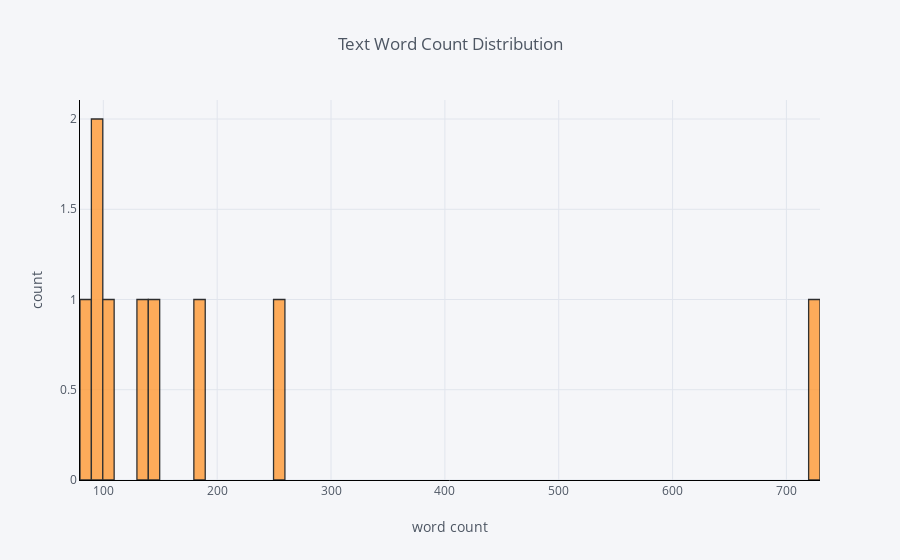

Notebook cell for this chart:
### Code cell
df['word_count'].iplot(
    kind='hist',
    bins=100,
    xTitle='word count',
    linecolor='black',
    yTitle='count',
    title='Text Word Count Distribution')

### Figure 1 — Plotly figure (JSON) as saved in the notebook; plotly's stock layout.template omitted (floating-point values rounded to 4 significant figures)
{"data": [{"histfunc": "count", "histnorm": "", "marker": {"color": "rgba(255, 153, 51, 1.0)", "line": {"color": "#000000", "width": 1.3}}, "name": "word_count", "nbinsx": 100, "opacity": 0.8, "orientation": "v", "type": "histogram", "uid": "3dd2cb58-8397-11e9-b313-186024a0f792", "x": [91, 94, 724, 145, 109, 180, 139, 257, 89]}], "layout": {"barmode": "overlay", "legend": {"bgcolor": "#F5F6F9", "font": {"color": "#4D5663"}}, "paper_bgcolor": "#F5F6F9", "plot_bgcolor": "#F5F6F9", "title": "Text Word Count Distribution", "titlefont": {"color": "#4D5663"}, "xaxis": {"gridcolor": "#E1E5ED", "linecolor": "black", "showgrid": true, "tickfont": {"color": "#4D5663"}, "title": "word count", "titlefont": {"color": "#4D5663"}, "zerolinecolor": "#E1E5ED"}, "yaxis": {"gridcolor": "#E1E5ED", "linecolor": "black", "showgrid": true, "tickfont": {"color": "#4D5663"}, "title": "count", "titlefont": {"color": "#4D5663"}, "zerolinecolor": "#E1E5ED"}}}
